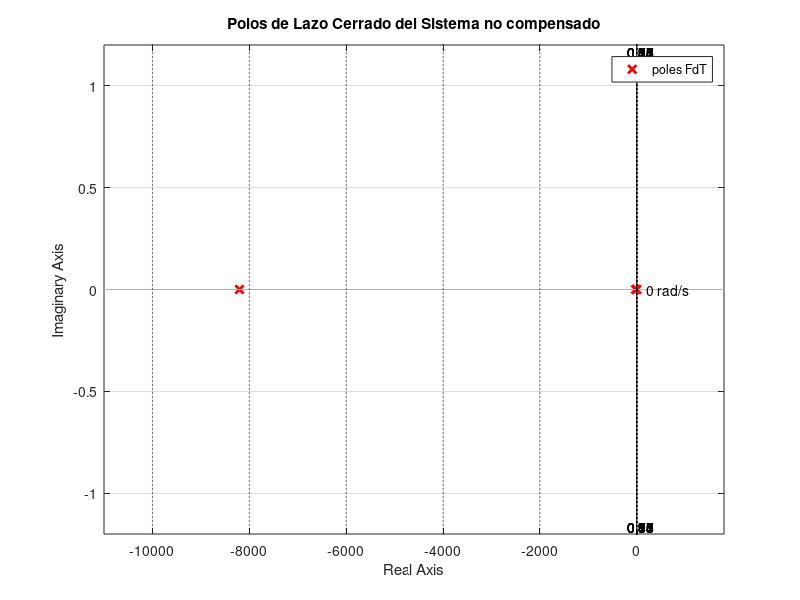
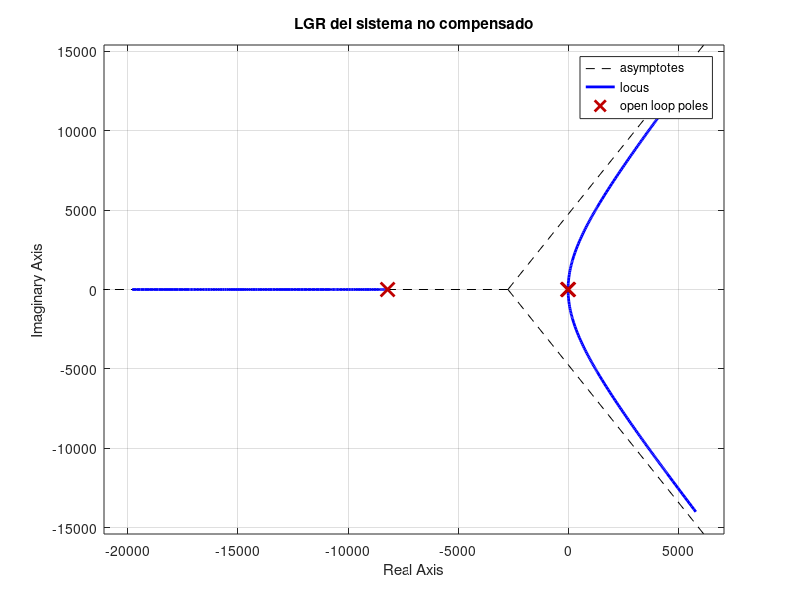
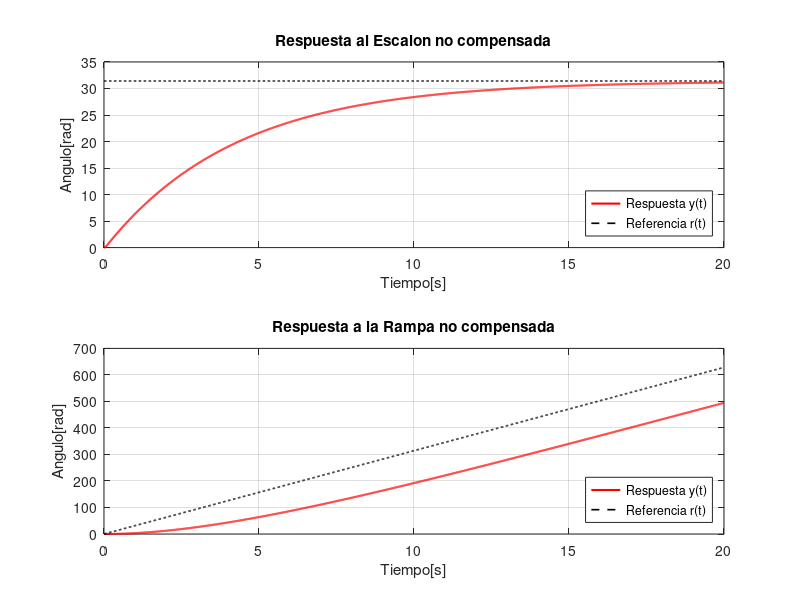
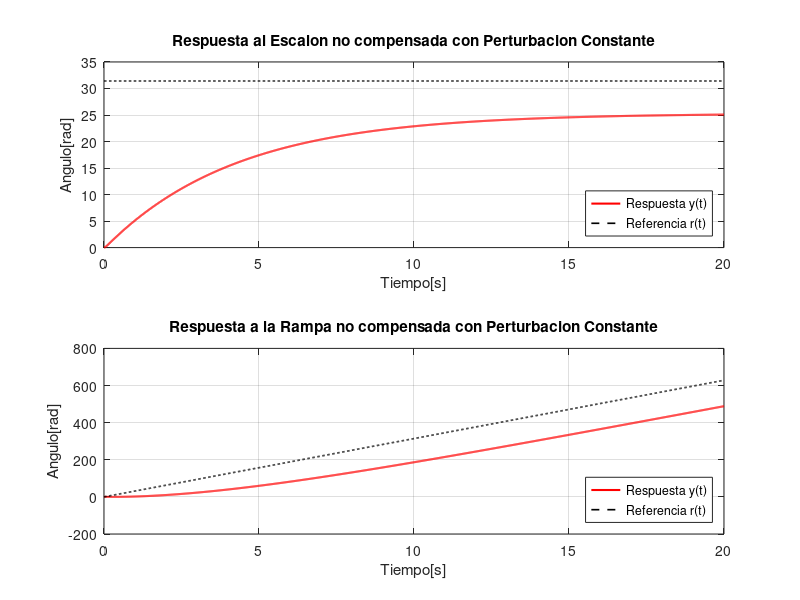

The MATLAB source for these figures, in order:
   clear all;close all;clc

   pkg load control
   s = tf('s');

   % TREN DE ENGRANAJES REDCUTOR

   % Modelo: 406769
   % Relación de transformación; 100:1
   TLmax=4.5; %N*m
   J_t = 0.31 * 0.0001/1000; % Kg/m^2
   B_t = 0; %Según datasheet
   n = 1/71;


   %  MOTOR
   % Modelo:  339152
   Wnom=9690*2*pi/60; %velocidad Nominal en Rad/s
   R = 1.53;     % Ohm
   L_ind= 0.186e-3; % H
   Ke = 1/(460 * 2*pi/60); % rad/(seg*V)
   Kt = 20.8e-3; % Nm/A
   J_m = 14.7 * 0.0001/1000; % Kg/m^2
   B_m = 0.7325e-6; %según datasheet


   %CARGA
   %Brazo Robotico
   TL=TLmax*0.5;      %Torque de Carga en N*m como el 50% de la carga maxima del tren reductor
   L_brazo = 0.35;    %Longitud del Brazo en metros
   g = 9.81;          % gravedad m/s^2

   mL=TL/(g*(L_brazo/2));     %Masa Equivalente del Brazo en Kg (con centro de graverdad en L_brazo/2)
   J_l =(1/3)*mL*(L_brazo)^2; %Inercia de la Carga en el eje secundario en Kg/m^2

   WL=Wnom*n;      %Velocidad Nominal en el Eje Secundaro en Rad/s
   B_l = TL/WL;    %Friccion de la carga en el eje secundario en N*m*s/rad



   Je = J_m + J_t + J_l*n^2;  %Inercia equivalente
   Be = B_m + B_t + B_l*n^2;  %Friccion equivalente


   %SENSOR DE POSICION
   %Potenciometro:
   Vref=24; %Tension de Referencia del Potenciometro
   Kpot = Vref/(20*pi); % V/rad realimentación(Ganancia del Potenciometro)


   %SETs POINTs
   V_step=12; %V
   V_ramp=12; %V

   %Torque de Perturbacion Externa
   TL_per=TL;
   TL_eq = TL_per * n; %Torque Reflejado al Eje del Motor

   %SISTEMA A LAZO CERRADO SIN COMPENSADOR
   %Algebra de Bloques :
   G1 = 1/(R + s*L_ind);
   G2 = 1/(Be + s*Je);
   F1 = feedback(G1*Kt*G2,Ke);
   F2 = F1*n/s;
   L = minreal(F2 * Kpot); %FDT de Lazo Abierto
   FdT = minreal(feedback(F2,Kpot));% Theta(s)/Vin(s)

   %Mason para la FDT de la Pertubacion:
   L1=-Ke*Kt*G1*G2;
   L2=-G2*n*(1/s)*Kpot*G1*Kt;
   P1=-G2*n/s;
   Delta=1-(L1+L2); %Ecuacion Caracterisitca de Todo el Sistema no Compensado
   FdT_per=minreal(P1/Delta); % Theta(s)/Text(s)



   disp('==========================================================================')
   disp('===============FUNCION DE TRANSFERNCIA DE LAZO CERRADO====================')
   disp('==========================================================================')
   FdT%FDT de Lazo Cerrado
   disp("Polos de Lazo Cerrado:");
   disp(pole(FdT));
   disp("Ceros de Lazo Cerrado:");
   disp(zero(FdT));
   if(isstable(FdT))
     disp("El sistema a lazo cerrado es estable.");
   else
     disp("El sistema a lazo cerrado es inestable.");

   endif

   %Mapa de Polos de Lazo cerrado
   figure(1)
   pzmap(FdT,'r');
   sgrid on;
   title("Polos de Lazo Cerrado del Sistema no compensado");

   %Lugar de Raices del Sistema
   figure(2)
   rlocus(L); grid on; title("LGR del sistema no compensado")



   %Simulaciones de Respuestas Temporales
   t = 0:0.01:20;
   %Entradas de Tension
   u_step = V_step*ones(size(t));
   u_ramp = V_ramp*t;
   %Entrada de Perturbacion
   u_per = TL_eq*ones(size(t));

   %Referencias Ideales de Posicion Angular en Radianes
   ref_step = u_step / Kpot;
   ref_ramp = u_ramp / Kpot;

   %Respuestas Del Sistema
   [y_step,t]=lsim(FdT,u_step,t);
   [y_ramp,t]=lsim(FdT,u_ramp,t);
   [y_per,t]=lsim(FdT_per,u_per,t);


   %Grafico de Respuestas sin Pertubacion
   figure(3);
   subplot(2,1,1);
   plot(t,y_step,'r', 'LineWidth', 1.5); hold on;
   plot(t, ref_step, '--k', 'LineWidth', 1.2); hold off;
   grid on; title("Respuesta al Escalon no compensada")
   xlabel('Tiempo[s]'); ylabel('Angulo[rad]');
   legend('Respuesta y(t)', 'Referencia r(t)', 'Location', 'southeast');

   subplot(2,1,2);
   plot(t,y_ramp,'r', 'LineWidth', 1.5); hold on;
   plot(t, ref_ramp, '--k', 'LineWidth', 1.2); hold off;
   grid on; title("Respuesta a la Rampa no compensada")
   xlabel('Tiempo[s]'); ylabel('Angulo[rad]');
   legend('Respuesta y(t)', 'Referencia r(t)', 'Location', 'southeast');

   %Grafico de Respuestas con el Efecto de la Pertubacion
   figure(4);
   subplot(2,1,1);
   plot(t,y_step+y_per,'r','LineWidth', 1.5); hold on;
   plot(t, ref_step, '--k', 'LineWidth', 1.2); hold off;
   grid on; title("Respuesta al Escalon no compensada con Perturbacion Constante")
   xlabel('Tiempo[s]'); ylabel('Angulo[rad]');
   legend('Respuesta y(t)', 'Referencia r(t)', 'Location', 'southeast');

   subplot(2,1,2);
   plot(t,y_ramp+y_per,'r', 'LineWidth', 1.5); hold on;
   plot(t, ref_ramp, '--k', 'LineWidth', 1.2); hold off;
   grid on; title("Respuesta a la Rampa no compensada con Perturbacion Constante")
   xlabel('Tiempo[s]'); ylabel('Angulo[rad]');
   legend('Respuesta y(t)', 'Referencia r(t)', 'Location', 'southeast');



   disp('==========================================================================')
   disp('===============ESPECIFICACIONES DEL SISTEMA NO COMPENSADO=================')
   disp('==========================================================================')


   disp('Errores en regimen permanente:')
   disp('------------------------------')
   disp('Para Entrada Escalon:')
   Kp = dcgain(L)
   ess_step = 1/(1+Kp)
   disp('Para Entrada de Rampa:')
   Kv = dcgain(minreal(s*L))
   ess_ramp = 1/Kv
   disp('------------------------------')
   disp('Sobrepasamiento Mp(%):')
   disp('------------------------------')
   y_final = y_step(end);
   y_max = max(y_step);
   Mp=100*(y_max-y_final)/y_final

   disp('--------------------------------')
   disp('Tiempo de Establecimiento ts(s):')
   disp('--------------------------------')
   banda_error = abs(y_step - y_final);
   indices_fuera = find(banda_error > (0.02 * y_final));  %calcula la ventana del 2% del valor final y busca todas las posiciones en el vector donde el error es mayor al 2%
   if isempty(indices_fuera)
     ts = t(1);
   else % ultimo tiempo en que la señal estuvo fuera de la banda del 2%
     ts = t(indices_fuera(end))
   endif

   disp('-------------------------------------')
   disp('Rechazo a las Pertubaciones Externas:')
   disp('-------------------------------------')
   TL_final=dcgain(TL_eq*FdT_per)
   if(TL_final==0)
    disp('El Sistema Rechaza las Perturbaciones Externas Constantes');
   else
    disp('El Sistema NO Rechaza las Perturbaciones Externas Constantes');

 endif




   %stepinfo(FdT)

   % DISEÑO DEL COMPENSADOR

   %Ki = -1/p(3)

   %1/Ki

   %PI = (s + 1/Ki)/s

   %p = pole(minreal(FdT*PI))
  % z = zero(minreal(FdT*PI))

   %rlocusx(minreal(FdT*PI))

   %K = 22.62; % n = 1/100
  % K = 9.38; % n = 1/71

  % FdTC = minreal(feedback(minreal(F2*PI*K),Kpot))

   %t = 0:0.1:20;


  % figure;lsim(FdTC*Kpot,u_step,t)
  % figure;lsim(FdTC*Kpot,u_ramp,t)

  % L = minreal(PI * F2 * Kpot);

   %Kp = dcgain(L);

   %ess_step = 1/(1+Kp)

  % Kv = dcgain(minreal(s*L));

   %fprintf('Kv = %f\n',Kv);

  % ess_ramp = 1/Kv;

  % fprintf('Error estacionario ante rampa = %f\n',ess_ramp);
